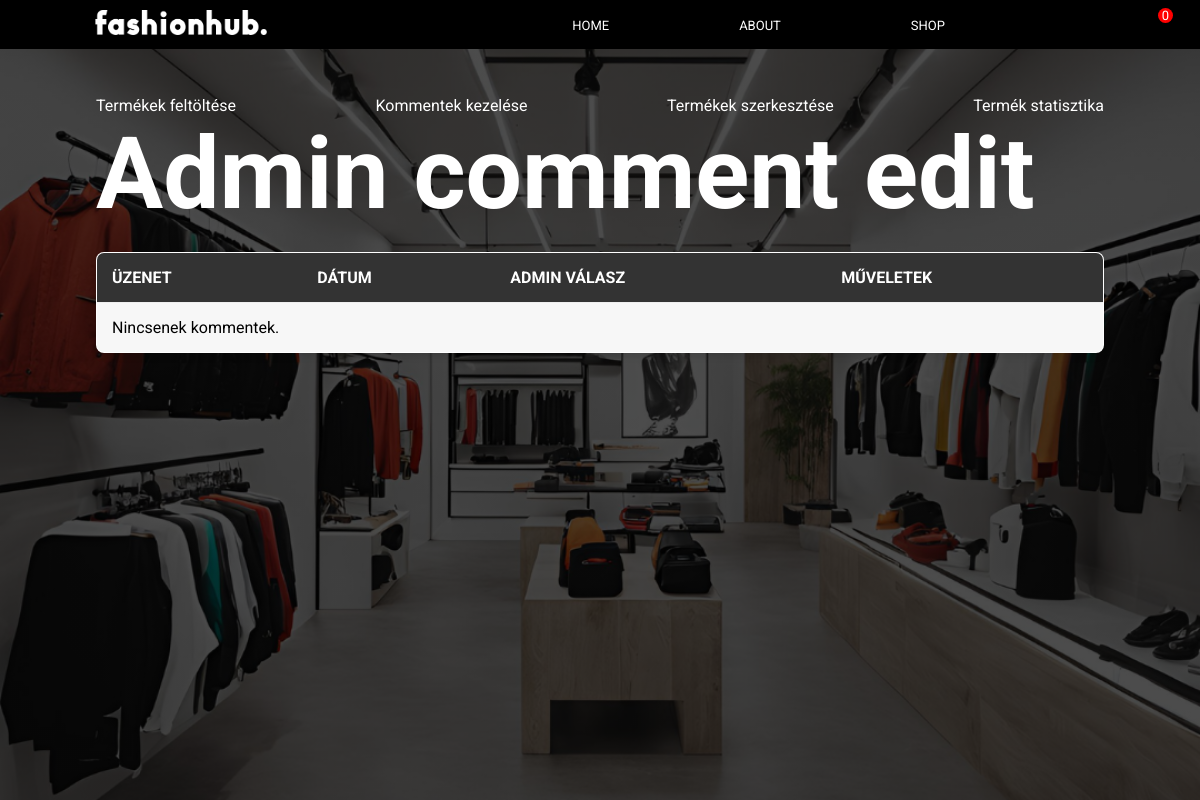
Page /?p=admin-comment-edit on the earlier database version.
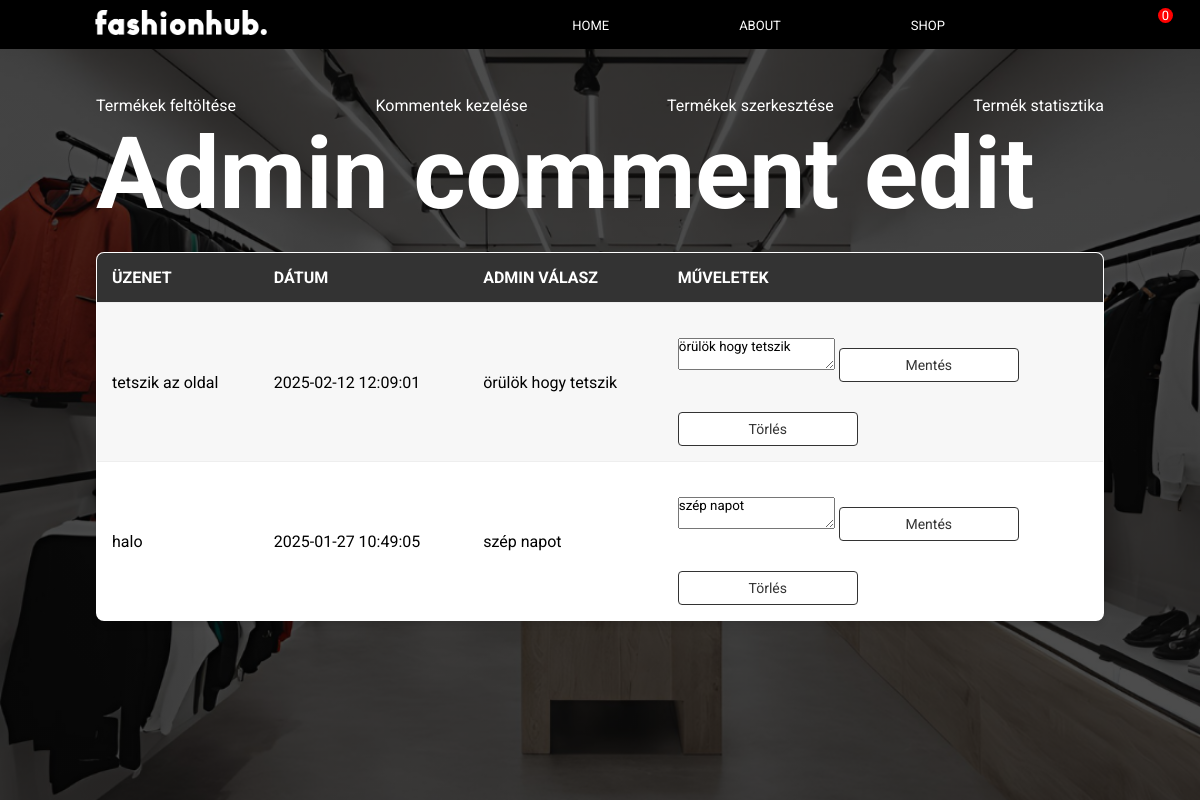
Same page on the later database version.
### tables this page shows
CREATE TABLE `comments` (
  `id` int(11) NOT NULL,
  `message` text NOT NULL,
  `consent` tinyint(1) NOT NULL,
  `reply` text DEFAULT NULL,
  `created_at` timestamp NOT NULL DEFAULT current_timestamp(),
  `nick` varchar(64) NOT NULL
);

### admin/admin-comment-edit.php (the view, shortened to what this page needs)
<h1>Admin comment edit</h1>
<?php
include "kapcsolat.php";
$sql_comments = "SELECT * FROM comments ORDER BY created_at DESC";
$result_comments = $db->query($sql_comments);
?>
<table>
    <tr>
        <th>Üzenet</th>
        <th>Dátum</th>
        <th>Admin Válasz</th>
        <th>Műveletek</th>
    </tr>
    <?php
    if ($result_comments->num_rows > 0) {
        while ($comment = $result_comments->fetch_assoc()) {
            echo "<tr>";
            echo "<td>" . htmlspecialchars($comment['message']) . "</td>";
            echo "<td>" . htmlspecialchars($comment['created_at']) . "</td>";
            echo "<td>" . ($comment['reply'] ? htmlspecialchars($comment['reply']) : "Nincs válasz") . "</td>";
            echo "<td>
                    <form method='post' action='reply_to_comment.php'>
                        <textarea name='reply' placeholder='Írj választ...' required>" . htmlspecialchars($comment['reply']) . "</textarea>
                        <input type='hidden' name='comment_id' value='" . $comment['id'] . "'>
                        <button type='submit'>Mentés</button>
                    </form>
                    <a href='delete_comment.php?id=" . $comment['id'] . "'><button>Törlés</button></a>
                </td>";
            echo "</tr>";
        }
    } else {
        echo "<tr><td colspan='4'>Nincsenek kommentek.</td></tr>";
    }
    ?>
</table>

### index.php (shortened to what this page needs)
<!DOCTYPE html>
<html lang="en">
<head>
  <link rel="stylesheet" href="kezdolap.css">
</head>
<body>
  <div class="container">
    <div class="navbar">
    </div>
    <?php
      $p = isset($_GET['p']) ? $_GET['p'] : "";
    include("navbar.php");
    if (strpos($p, "admin") !== false) {
      include("./admin/admin-navbar.php");
  }
       switch ($p) {
                  case "admin-comment-edit":
                      include("./admin/admin-comment-edit.php");
                      break;
      }
    ?>
  </div>
</body>
</html>

### navbar.php (shortened to what this page needs)
<?php
$cartCount = 0;
?>
<nav>
    <ul>
        <li class="logo">
            <a href="index.php">
                <img src="images/fashionhb.png" alt="Logo" style="height: 25px;">
            </a>
        </li>
        <li><a href="index.php">HOME</a></li>
        <li><a href="./?p=about">ABOUT</a></li>
        <li><a href="./?p=shop">SHOP</a></li>
        <li class="cart-icon">
            <a href="cart.php">
                <span id="cart-count" class="cart-count"><?php echo $cartCount; ?></span>
            </a>
        </li>
    </ul>
</nav>

### admin/admin-navbar.php (shortened to what this page needs)
<div id="admin-menu">
        <ul>
            <li><a href="?p=admin-product-upload">Termékek feltöltése</a></li>
            <li><a href="?p=admin-comment-edit">Kommentek kezelése</a></li>
            <li><a href="?p=admin-product-edit">Termékek szerkesztése</a></li>
            <li><a href="?p=admin-summary">Termék statisztika</a></li>
        </ul>
    </div>

### kezdolap.css (style rules this page uses)
* { margin: 0; padding: 0; font-family: 'Roboto', sans-serif; }
.container { width: 100%; height: 100vh; background-image: linear-gradient(rgba(0,0,0,0.7),rgba(0,0,0,0.7)), url(images/fashionhub_bg.png); background-position: center; background-size: cover; padding-left: 8%; padding-right: 8%; box-sizing: border-box; }
.navbar { height: 12%; display: flex; align-items: center; }
.logo { width: 50px; cursor: pointer; }
nav { flex: 1; text-align: right; }
nav ul { list-style: none; }
nav ul li { display: inline-block; margin-left: 60px; color: #fff; }
nav ul li a { text-decoration: none; color: #fff; font-size: 13px; }
h1 { color: #fff; font-size: 100px; }
button { width: 180px; color: #000; font-size: 12px; padding: 12px 0; background: #fff; border: 0; border-radius: 20px; outline: none; margin-top: 30px; cursor: pointer; transition: all 0.3s ease; }
nav ul li a { color: #fff; text-decoration: none; padding: 0px 20px; border-radius: 5px; transition: background-color 0.3s ease; }
nav ul li a::after { content: ""; position: absolute; left: 50%; bottom: -3px; width: 0; height: 2px; background-color: #fff; transition: width 0.3s ease, left 0.3s ease; }

### navbar.php (style rules this page uses)
nav { background-color: black; color: white; padding: 10px 0; width: 100%; position: fixed; top: 0; left: 0; z-index: 1000; }
nav ul { display: flex; justify-content: space-between; align-items: center; list-style-type: none; margin: 0; padding: 0; }
nav li { padding: 0 15px; }
nav .logo { flex: 1; text-align: left; }
nav a { color: white; text-decoration: none; font-size: 1.2rem; padding: 10px; }
.cart-count { background-color: red; color: white; border-radius: 50%; position: absolute; top: 8px; right: 27px; max-width: 20px; max-height: 20px; min-width: 15px; display: grid; place-items: center; }

### admin/admin-navbar.php (style rules this page uses)
#admin-menu ul { display: flex; justify-content: space-between; list-style-type: none; }
#admin-menu ul li a { color: white; text-decoration: none; }

### admin/admin-comment-edit.php (style rules this page uses)
table { width: 100%; border-collapse: collapse; margin: 20px 0; background-color: #fff; border: 1px solid #ccc; border-radius: 8px; overflow: hidden; box-shadow: 0 4px 6px rgba(0, 0, 0, 0.1); }
th, td { padding: 15px; text-align: left; border-bottom: 1px solid #eee; }
th { background-color: #333; color: #fff; font-weight: bold; text-transform: uppercase; }
tr:nth-child(even) { background-color: #f7f7f7; }
tr:nth-child(odd) { background-color: #fff; }
button { padding: 8px 12px; border: 1px solid #333; border-radius: 4px; background-color: #fff; color: #333; font-size: 14px; cursor: pointer; transition: background-color 0.3s ease, color 0.3s ease; }
a { text-decoration: none; }
#admin-menu ul { display: flex; justify-content: space-between; list-style-type: none; }
#admin-menu ul li a { color: white; }

Differences in the rows shown:
added comments: message "tetszik az oldal", created_at "2025-02-12 12:09:01", reply "örülök hogy tetszik"
added comments: message "halo", created_at "2025-01-27 10:49:05", reply "szép napot"
Other differences:
text no longer shown: "Nincsenek kommentek."
